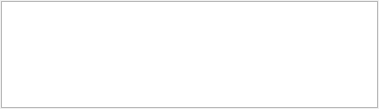
<?xml version="1.0" encoding="UTF-8"?>
<ui version="4.0">
 <class>FormStatus</class>
 <widget class="QWidget" name="FormStatus">
  <property name="geometry">
   <rect>
    <x>0</x>
    <y>0</y>
    <width>379</width>
    <height>109</height>
   </rect>
  </property>
  <property name="windowTitle">
   <string>Form</string>
  </property>
  <layout class="QHBoxLayout" name="horizontalLayout">
   <property name="spacing">
    <number>1</number>
   </property>
   <property name="leftMargin">
    <number>1</number>
   </property>
   <property name="topMargin">
    <number>1</number>
   </property>
   <property name="rightMargin">
    <number>1</number>
   </property>
   <property name="bottomMargin">
    <number>1</number>
   </property>
   <item>
    <widget class="QTableView" name="tableView_memstatus">
     <property name="sizePolicy">
      <sizepolicy hsizetype="Preferred" vsizetype="Preferred">
       <horstretch>0</horstretch>
       <verstretch>0</verstretch>
      </sizepolicy>
     </property>
     <property name="maximumSize">
      <size>
       <width>16777215</width>
       <height>16777215</height>
      </size>
     </property>
     <property name="alternatingRowColors">
      <bool>true</bool>
     </property>
     <property name="selectionMode">
      <enum>QAbstractItemView::NoSelection</enum>
     </property>
     <property name="selectionBehavior">
      <enum>QAbstractItemView::SelectRows</enum>
     </property>
     <attribute name="horizontalHeaderDefaultSectionSize">
      <number>128</number>
     </attribute>
     <attribute name="horizontalHeaderMinimumSectionSize">
      <number>44</number>
     </attribute>
    </widget>
   </item>
  </layout>
 </widget>
 <resources/>
 <connections/>
</ui>
